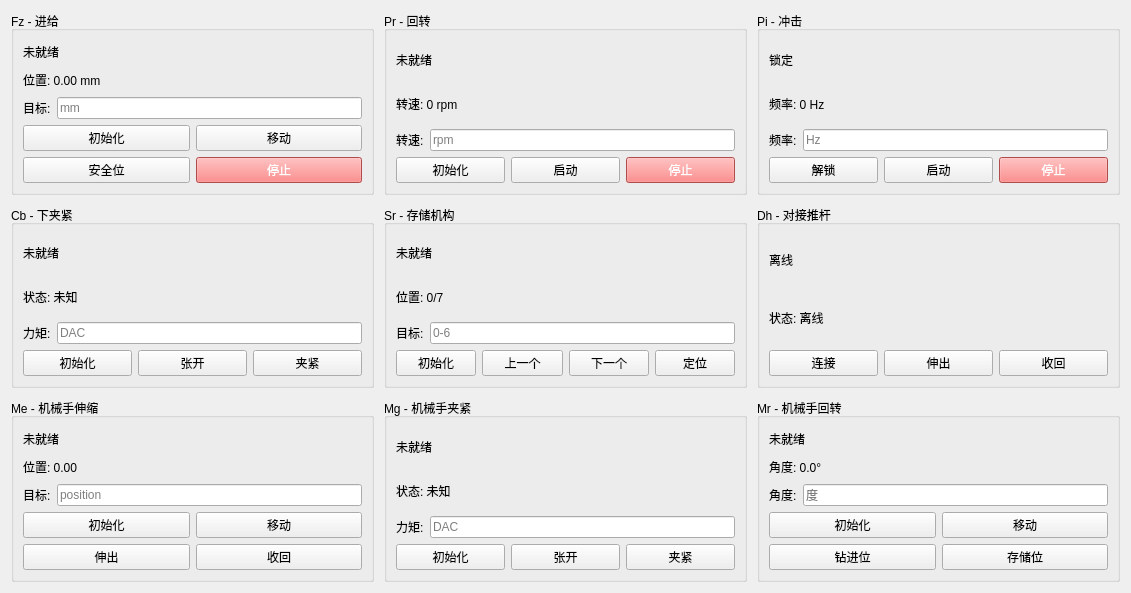
         <widget class="QWidget" name="scrollAreaContent">
          <property name="geometry">
           <rect>
            <x>0</x>
            <y>0</y>
            <width>1131</width>
            <height>593</height>
           </rect>
          </property>
          <layout class="QGridLayout" name="gridLayout">
           <property name="spacing">
            <number>10</number>
           </property>
           <item row="0" column="0">
            <widget class="QGroupBox" name="group_Fz">
             <property name="title">
              <string>Fz - 进给</string>
             </property>
             <layout class="QVBoxLayout">
              <item>
               <widget class="QLabel" name="lbl_Fz_status">
                <property name="text">
                 <string>未就绪</string>
                </property>
               </widget>
              </item>
              <item>
               <widget class="QLabel" name="lbl_Fz_pos">
                <property name="text">
                 <string>位置: 0.00 mm</string>
                </property>
               </widget>
              </item>
              <item>
               <layout class="QHBoxLayout">
                <item>
                 <widget class="QLabel" name="label">
                  <property name="text">
                   <string>目标:</string>
                  </property>
                 </widget>
                </item>
                <item>
                 <widget class="QLineEdit" name="le_Fz_target">
                  <property name="placeholderText">
                   <string>mm</string>
                  </property>
                 </widget>
                </item>
               </layout>
              </item>
              <item>
               <layout class="QHBoxLayout">
                <item>
                 <widget class="QPushButton" name="btn_Fz_init">
                  <property name="text">
                   <string>初始化</string>
                  </property>
                 </widget>
                </item>
                <item>
                 <widget class="QPushButton" name="btn_Fz_move">
                  <property name="text">
                   <string>移动</string>
                  </property>
                 </widget>
                </item>
               </layout>
              </item>
              <item>
               <layout class="QHBoxLayout">
                <item>
                 <widget class="QPushButton" name="btn_Fz_safe">
                  <property name="text">
                   <string>安全位</string>
                  </property>
                 </widget>
                </item>
                <item>
                 <widget class="QPushButton" name="btn_Fz_stop">
                  <property name="styleSheet">
                   <string>background-color: #f56c6c; color: white;</string>
                  </property>
                  <property name="text">
                   <string>停止</string>
                  </property>
                 </widget>
                </item>
               </layout>
              </item>
             </layout>
            </widget>
           </item>
           <item row="0" column="1">
            <widget class="QGroupBox" name="group_Pr">
             <property name="title">
              <string>Pr - 回转</string>
             </property>
             <layout class="QVBoxLayout">
              <item>
               <widget class="QLabel" name="lbl_Pr_status">
                <property name="text">
                 <string>未就绪</string>
                </property>
               </widget>
              </item>
              <item>
               <widget class="QLabel" name="lbl_Pr_rpm">
                <property name="text">
                 <string>转速: 0 rpm</string>
                </property>
               </widget>
              </item>
              <item>
               <layout class="QHBoxLayout">
                <item>
                 <widget class="QLabel" name="label">
                  <property name="text">
                   <string>转速:</string>
                  </property>
                 </widget>
                </item>
                <item>
                 <widget class="QLineEdit" name="le_Pr_rpm">
                  <property name="placeholderText">
                   <string>rpm</string>
                  </property>
                 </widget>
                </item>
               </layout>
              </item>
              <item>
               <layout class="QHBoxLayout">
                <item>
                 <widget class="QPushButton" name="btn_Pr_init">
                  <property name="text">
                   <string>初始化</string>
                  </property>
                 </widget>
                </item>
                <item>
                 <widget class="QPushButton" name="btn_Pr_start">
                  <property name="text">
                   <string>启动</string>
                  </property>
                 </widget>
                </item>
                <item>
                 <widget class="QPushButton" name="btn_Pr_stop">
                  <property name="styleSheet">
                   <string>background-color: #f56c6c; color: white;</string>
                  </property>
                  <property name="text">
                   <string>停止</string>
                  </property>
                 </widget>
                </item>
               </layout>
              </item>
             </layout>
            </widget>
           </item>
           <item row="0" column="2">
            <widget class="QGroupBox" name="group_Pi">
             <property name="title">
              <string>Pi - 冲击</string>
             </property>
             <layout class="QVBoxLayout">
              <item>
               <widget class="QLabel" name="lbl_Pi_status">
                <property name="text">
                 <string>锁定</string>
                </property>
               </widget>
              </item>
              <item>
               <widget class="QLabel" name="lbl_Pi_freq">
                <property name="text">
                 <string>频率: 0 Hz</string>
                </property>
               </widget>
              </item>
              <item>
               <layout class="QHBoxLayout">
                <item>
                 <widget class="QLabel" name="label">
                  <property name="text">
                   <string>频率:</string>
                  </property>
                 </widget>
                </item>
                <item>
                 <widget class="QLineEdit" name="le_Pi_freq">
                  <property name="placeholderText">
                   <string>Hz</string>
                  </property>
                 </widget>
                </item>
               </layout>
              </item>
              <item>
               <layout class="QHBoxLayout">
                <item>
                 <widget class="QPushButton" name="btn_Pi_unlock">
                  <property name="text">
                   <string>解锁</string>
                  </property>
                 </widget>
                </item>
                <item>
                 <widget class="QPushButton" name="btn_Pi_start">
                  <property name="text">
                   <string>启动</string>
                  </property>
                 </widget>
                </item>
                <item>
                 <widget class="QPushButton" name="btn_Pi_stop">
                  <property name="styleSheet">
                   <string>background-color: #f56c6c; color: white;</string>
                  </property>
                  <property name="text">
                   <string>停止</string>
                  </property>
                 </widget>
                </item>
               </layout>
              </item>
             </layout>
            </widget>
           </item>
           <item row="1" column="0">
            <widget class="QGroupBox" name="group_Cb">
             <property name="title">
              <string>Cb - 下夹紧</string>
             </property>
             <layout class="QVBoxLayout">
              <item>
               <widget class="QLabel" name="lbl_Cb_status">
                <property name="text">
                 <string>未就绪</string>
                </property>
               </widget>
              </item>
              <item>
               <widget class="QLabel" name="lbl_Cb_state">
                <property name="text">
                 <string>状态: 未知</string>
                </property>
               </widget>
              </item>
              <item>
               <layout class="QHBoxLayout">
                <item>
                 <widget class="QLabel" name="label">
                  <property name="text">
                   <string>力矩:</string>
                  </property>
                 </widget>
                </item>
                <item>
                 <widget class="QLineEdit" name="le_Cb_torque">
                  <property name="placeholderText">
                   <string>DAC</string>
                  </property>
                 </widget>
                </item>
               </layout>
              </item>
              <item>
               <layout class="QHBoxLayout">
                <item>
                 <widget class="QPushButton" name="btn_Cb_init">
                  <property name="text">
                   <string>初始化</string>
                  </property>
                 </widget>
                </item>
                <item>
                 <widget class="QPushButton" name="btn_Cb_open">
                  <property name="text">
                   <string>张开</string>
                  </property>
                 </widget>
                </item>
                <item>
                 <widget class="QPushButton" name="btn_Cb_close">
                  <property name="text">
                   <string>夹紧</string>
                  </property>
                 </widget>
                </item>
               </layout>
              </item>
             </layout>
            </widget>
           </item>
           <item row="1" column="1">
            <widget class="QGroupBox" name="group_Sr">
             <property name="title">
              <string>Sr - 存储机构</string>
             </property>
             <layout class="QVBoxLayout">
              <item>
               <widget class="QLabel" name="lbl_Sr_status">
                <property name="text">
                 <string>未就绪</string>
                </property>
               </widget>
              </item>
              <item>
               <widget class="QLabel" name="lbl_Sr_pos">
                <property name="text">
                 <string>位置: 0/7</string>
                </property>
               </widget>
              </item>
              <item>
               <layout class="QHBoxLayout">
                <item>
                 <widget class="QLabel" name="label">
                  <property name="text">
                   <string>目标:</string>
                  </property>
                 </widget>
                </item>
                <item>
                 <widget class="QLineEdit" name="le_Sr_target">
                  <property name="placeholderText">
                   <string>0-6</string>
                  </property>
                 </widget>
                </item>
               </layout>
              </item>
              <item>
               <layout class="QHBoxLayout">
                <item>
                 <widget class="QPushButton" name="btn_Sr_init">
                  <property name="text">
                   <string>初始化</string>
                  </property>
                 </widget>
                </item>
                <item>
                 <widget class="QPushButton" name="btn_Sr_prev">
                  <property name="text">
                   <string>上一个</string>
                  </property>
                 </widget>
                </item>
                <item>
                 <widget class="QPushButton" name="btn_Sr_next">
                  <property name="text">
                   <string>下一个</string>
                  </property>
                 </widget>
                </item>
                <item>
                 <widget class="QPushButton" name="btn_Sr_goto">
                  <property name="text">
                   <string>定位</string>
                  </property>
                 </widget>
                </item>
               </layout>
              </item>
             </layout>
            </widget>
           </item>
           <item row="1" column="2">
            <widget class="QGroupBox" name="group_Dh">
             <property name="title">
              <string>Dh - 对接推杆</string>
             </property>
             <layout class="QVBoxLayout">
              <item>
               <widget class="QLabel" name="lbl_Dh_status">
                <property name="text">
                 <string>离线</string>
                </property>
               </widget>
              </item>
              <item>
               <widget class="QLabel" name="lbl_Dh_state">
                <property name="text">
                 <string>状态: 离线</string>
                </property>
               </widget>
              </item>
              <item>
               <layout class="QHBoxLayout">
                <item>
                 <widget class="QPushButton" name="btn_Dh_connect">
                  <property name="text">
                   <string>连接</string>
                  </property>
                 </widget>
                </item>
                <item>
                 <widget class="QPushButton" name="btn_Dh_extend">
                  <property name="text">
                   <string>伸出</string>
                  </property>
                 </widget>
                </item>
                <item>
                 <widget class="QPushButton" name="btn_Dh_retract">
                  <property name="text">
                   <string>收回</string>
                  </property>
                 </widget>
                </item>
               </layout>
              </item>
             </layout>
            </widget>
           </item>
           <item row="2" column="0">
            <widget class="QGroupBox" name="group_Me">
             <property name="title">
              <string>Me - 机械手伸缩</string>
             </property>
             <layout class="QVBoxLayout">
              <item>
               <widget class="QLabel" name="lbl_Me_status">
                <property name="text">
                 <string>未就绪</string>
                </property>
               </widget>
              </item>
              <item>
               <widget class="QLabel" name="lbl_Me_pos">
                <property name="text">
                 <string>位置: 0.00</string>
                </property>
               </widget>
              </item>
              <item>
               <layout class="QHBoxLayout">
                <item>
                 <widget class="QLabel" name="label">
                  <property name="text">
                   <string>目标:</string>
                  </property>
                 </widget>
                </item>
                <item>
                 <widget class="QLineEdit" name="le_Me_target">
                  <property name="placeholderText">
                   <string>position</string>
                  </property>
                 </widget>
                </item>
               </layout>
              </item>
              <item>
               <layout class="QHBoxLayout">
                <item>
                 <widget class="QPushButton" name="btn_Me_init">
                  <property name="text">
                   <string>初始化</string>
                  </property>
                 </widget>
                </item>
                <item>
                 <widget class="QPushButton" name="btn_Me_move">
                  <property name="text">
                   <string>移动</string>
                  </property>
                 </widget>
                </item>
               </layout>
              </item>
              <item>
               <layout class="QHBoxLayout">
                <item>
                 <widget class="QPushButton" name="btn_Me_extend">
                  <property name="text">
                   <string>伸出</string>
                  </property>
                 </widget>
                </item>
                <item>
                 <widget class="QPushButton" name="btn_Me_retract">
                  <property name="text">
                   <string>收回</string>
                  </property>
                 </widget>
                </item>
               </layout>
              </item>
             </layout>
            </widget>
           </item>
           <item row="2" column="1">
            <widget class="QGroupBox" name="group_Mg">
             <property name="title">
              <string>Mg - 机械手夹紧</string>
             </property>
             <layout class="QVBoxLayout">
              <item>
               <widget class="QLabel" name="lbl_Mg_status">
                <property name="text">
                 <string>未就绪</string>
                </property>
               </widget>
              </item>
              <item>
               <widget class="QLabel" name="lbl_Mg_state">
                <property name="text">
                 <string>状态: 未知</string>
                </property>
               </widget>
              </item>
              <item>
               <layout class="QHBoxLayout">
                <item>
                 <widget class="QLabel" name="label">
                  <property name="text">
                   <string>力矩:</string>
                  </property>
                 </widget>
                </item>
                <item>
                 <widget class="QLineEdit" name="le_Mg_torque">
                  <property name="placeholderText">
                   <string>DAC</string>
                  </property>
                 </widget>
                </item>
               </layout>
              </item>
              <item>
               <layout class="QHBoxLayout">
                <item>
                 <widget class="QPushButton" name="btn_Mg_init">
                  <property name="text">
                   <string>初始化</string>
                  </property>
                 </widget>
                </item>
                <item>
                 <widget class="QPushButton" name="btn_Mg_open">
                  <property name="text">
                   <string>张开</string>
                  </property>
                 </widget>
                </item>
                <item>
                 <widget class="QPushButton" name="btn_Mg_close">
                  <property name="text">
                   <string>夹紧</string>
                  </property>
                 </widget>
                </item>
               </layout>
              </item>
             </layout>
            </widget>
           </item>
           <item row="2" column="2">
            <widget class="QGroupBox" name="group_Mr">
             <property name="title">
              <string>Mr - 机械手回转</string>
             </property>
             <layout class="QVBoxLayout">
              <item>
               <widget class="QLabel" name="lbl_Mr_status">
                <property name="text">
                 <string>未就绪</string>
                </property>
               </widget>
              </item>
              <item>
               <widget class="QLabel" name="lbl_Mr_angle">
                <property name="text">
                 <string>角度: 0.0°</string>
                </property>
               </widget>
              </item>
              <item>
               <layout class="QHBoxLayout">
                <item>
                 <widget class="QLabel" name="label">
                  <property name="text">
                   <string>角度:</string>
                  </property>
                 </widget>
                </item>
                <item>
                 <widget class="QLineEdit" name="le_Mr_angle">
                  <property name="placeholderText">
                   <string>度</string>
                  </property>
                 </widget>
                </item>
               </layout>
              </item>
              <item>
               <layout class="QHBoxLayout">
                <item>
                 <widget class="QPushButton" name="btn_Mr_init">
                  <property name="text">
                   <string>初始化</string>
                  </property>
                 </widget>
                </item>
                <item>
                 <widget class="QPushButton" name="btn_Mr_move">
                  <property name="text">
                   <string>移动</string>
                  </property>
                 </widget>
                </item>
               </layout>
              </item>
              <item>
               <layout class="QHBoxLayout">
                <item>
                 <widget class="QPushButton" name="btn_Mr_drill">
                  <property name="text">
                   <string>钻进位</string>
                  </property>
                 </widget>
                </item>
                <item>
                 <widget class="QPushButton" name="btn_Mr_storage">
                  <property name="text">
                   <string>存储位</string>
                  </property>
                 </widget>
                </item>
               </layout>
              </item>
             </layout>
            </widget>
           </item>
          </layout>
         </widget>
